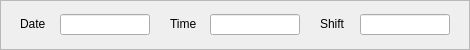
    <widget class="QFrame" name="frame">
     <property name="geometry">
      <rect>
       <x>840</x>
       <y>20</y>
       <width>470</width>
       <height>50</height>
      </rect>
     </property>
     <property name="frameShape">
      <enum>QFrame::StyledPanel</enum>
     </property>
     <property name="frameShadow">
      <enum>QFrame::Raised</enum>
     </property>
     <widget class="QLineEdit" name="date">
      <property name="geometry">
       <rect>
        <x>60</x>
        <y>14</y>
        <width>90</width>
        <height>21</height>
       </rect>
      </property>
      <property name="font">
       <font>
        <family>Arial</family>
        <pointsize>10</pointsize>
        <weight>75</weight>
        <bold>true</bold>
       </font>
      </property>
      <property name="text">
       <string/>
      </property>
      <property name="alignment">
       <set>Qt::AlignCenter</set>
      </property>
      <property name="readOnly">
       <bool>true</bool>
      </property>
     </widget>
     <widget class="QLabel" name="label_9">
      <property name="geometry">
       <rect>
        <x>20</x>
        <y>3</y>
        <width>30</width>
        <height>42</height>
       </rect>
      </property>
      <property name="font">
       <font>
        <pointsize>9</pointsize>
        <weight>50</weight>
        <bold>false</bold>
       </font>
      </property>
      <property name="text">
       <string>Date</string>
      </property>
     </widget>
     <widget class="QLineEdit" name="time">
      <property name="geometry">
       <rect>
        <x>210</x>
        <y>14</y>
        <width>90</width>
        <height>21</height>
       </rect>
      </property>
      <property name="font">
       <font>
        <family>Arial</family>
        <pointsize>10</pointsize>
        <weight>75</weight>
        <bold>true</bold>
       </font>
      </property>
      <property name="text">
       <string/>
      </property>
      <property name="alignment">
       <set>Qt::AlignCenter</set>
      </property>
      <property name="readOnly">
       <bool>true</bool>
      </property>
     </widget>
     <widget class="QLabel" name="label_10">
      <property name="geometry">
       <rect>
        <x>170</x>
        <y>3</y>
        <width>30</width>
        <height>42</height>
       </rect>
      </property>
      <property name="font">
       <font>
        <pointsize>9</pointsize>
        <weight>50</weight>
        <bold>false</bold>
       </font>
      </property>
      <property name="text">
       <string>Time</string>
      </property>
     </widget>
     <widget class="QLineEdit" name="shift">
      <property name="geometry">
       <rect>
        <x>360</x>
        <y>14</y>
        <width>90</width>
        <height>21</height>
       </rect>
      </property>
      <property name="font">
       <font>
        <family>Arial</family>
        <pointsize>10</pointsize>
        <weight>75</weight>
        <bold>true</bold>
       </font>
      </property>
      <property name="text">
       <string/>
      </property>
      <property name="alignment">
       <set>Qt::AlignCenter</set>
      </property>
      <property name="readOnly">
       <bool>true</bool>
      </property>
     </widget>
     <widget class="QLabel" name="label_11">
      <property name="geometry">
       <rect>
        <x>320</x>
        <y>3</y>
        <width>30</width>
        <height>42</height>
       </rect>
      </property>
      <property name="font">
       <font>
        <pointsize>9</pointsize>
        <weight>50</weight>
        <bold>false</bold>
       </font>
      </property>
      <property name="text">
       <string>Shift</string>
      </property>
     </widget>
    </widget>
